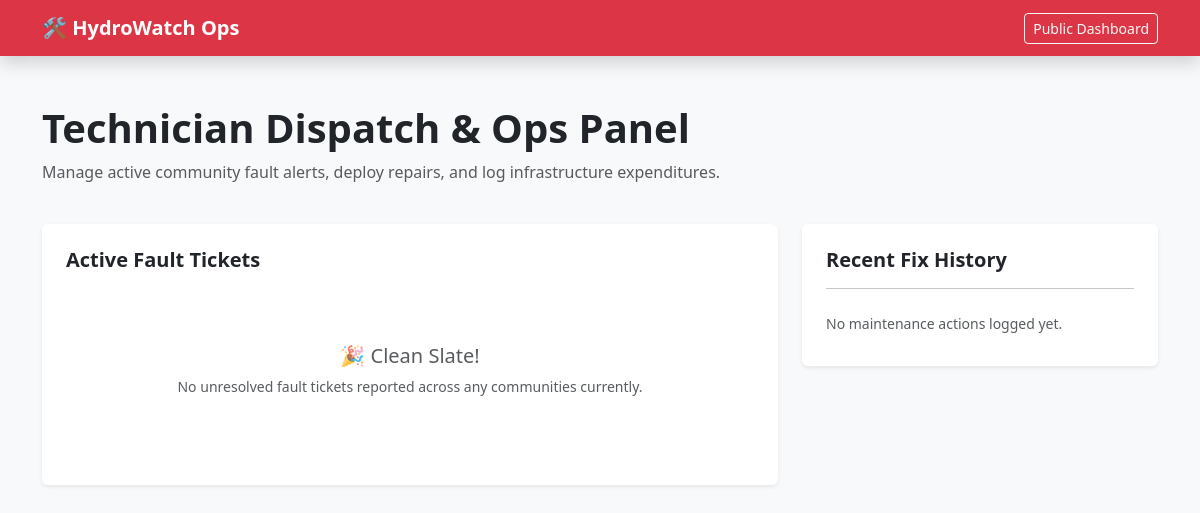
The app's page /tech/, older data.
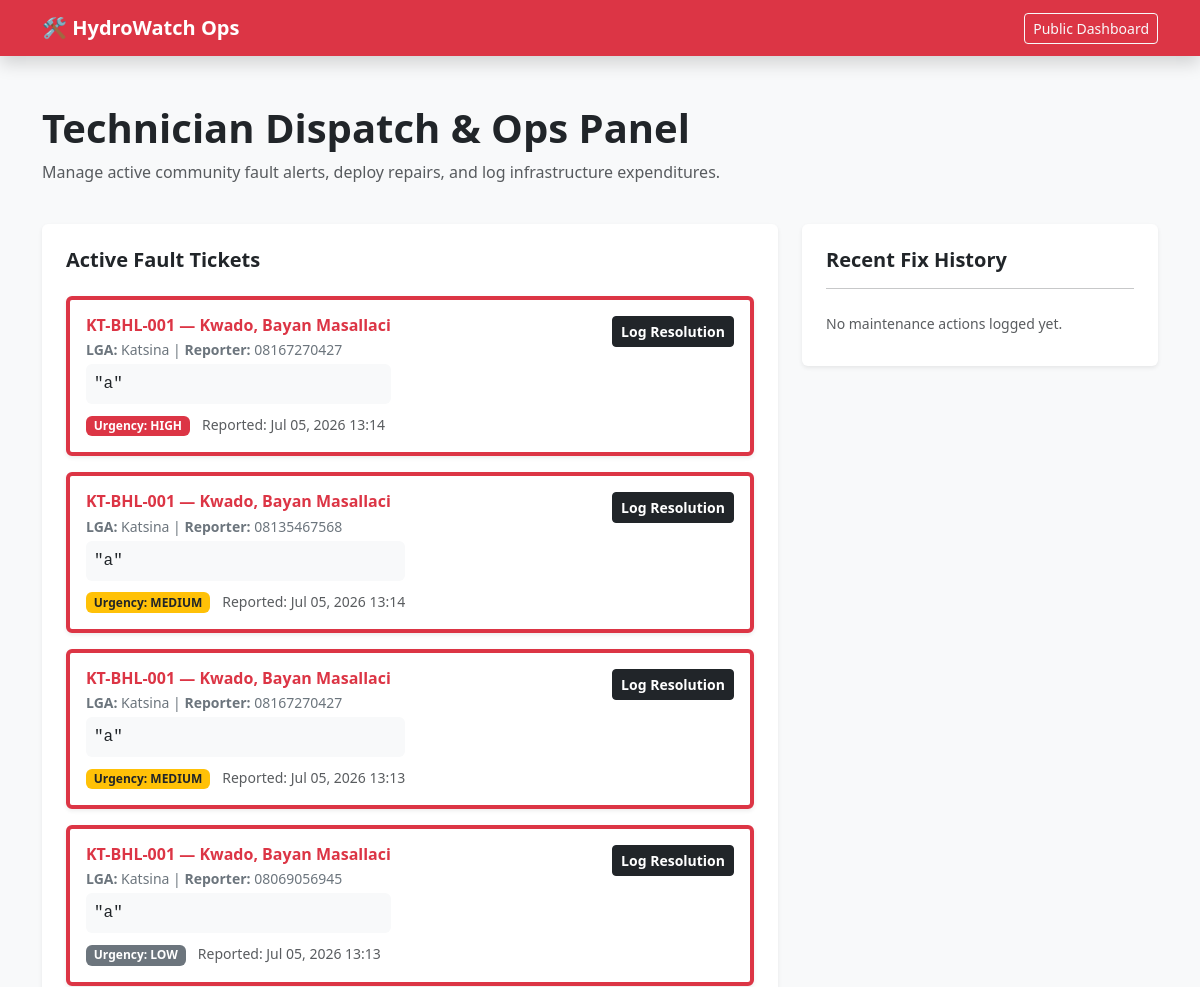
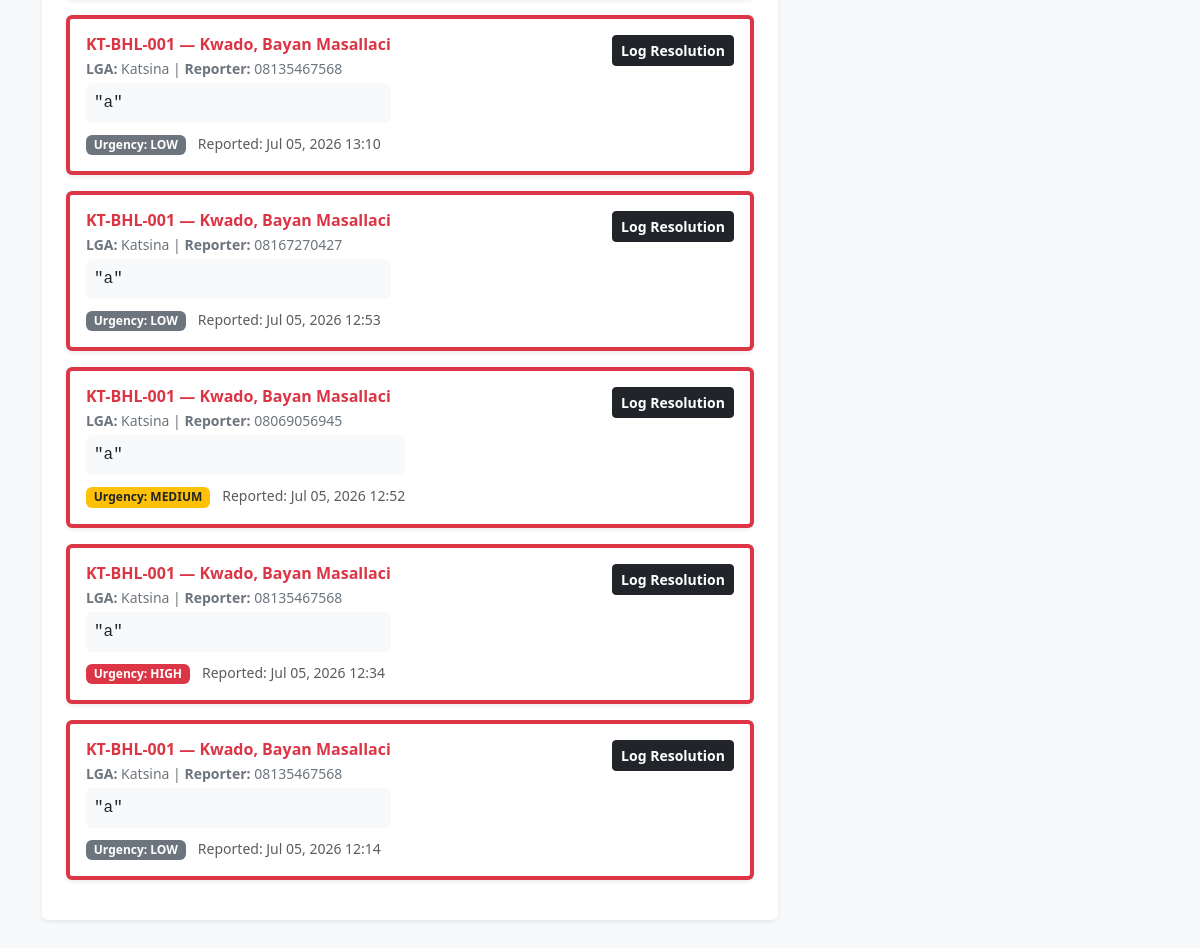
The same page, newer data (2 pictures, top to bottom).
### hydrowatch/models.py (models this page shows, shortened)
class FaultReport(models.Model):
    STATUS_CHOICES = [
        ('PENDING', 'Pending Assignment'),
        ('ASSIGNED', 'Technician Assigned'),
        ('FIXED', 'Repaired & Verified'),
        ('FAILED', 'Unresolved'),
	('DISPUTED', 'Disputed'),
    ]
    URGENCY_CHOICES = [
        ('LOW', 'Low (Minor leak)'),
        ('MEDIUM', 'Medium (Low pressure)'),
        ('HIGH', 'High (No water/Completely broken)'),
    ]
    water_point = models.ForeignKey(WaterPoint, on_delete=models.CASCADE, related_name='reports')
    reporter_phone = models.CharField(max_length=15)
    issue_description = models.TextField() # Keeps support for legacy queries
    urgency = models.CharField(max_length=10, choices=URGENCY_CHOICES, default='MEDIUM')
    status = models.CharField(max_length=15, choices=STATUS_CHOICES, default='PENDING')
    is_resolved = models.BooleanField(default=False) # Supporting legacy view toggles
    date_reported = models.DateTimeField(auto_now_add=True) # Supporting legacy filters
    created_at = models.DateTimeField(auto_now_add=True) # Supporting premium dashboard mappings
    assigned_technician = models.ForeignKey(Technician, on_delete=models.SET_NULL, null=True, blank=True)
    quoted_cost = models.DecimalField(max_digits=10, decimal_places=2, default=0.00, help_text="Total money paid by community")
    platform_fee_community = models.DecimalField(max_digits=10, decimal_places=2, default=0.00, help_text="Your earnings from community processing")
    platform_fee_technician = models.DecimalField(max_digits=10, decimal_places=2, default=0.00, help_text="Your earnings cut from the technician")
    is_paid_out = models.BooleanField(default=False, help_text="Has the technician been paid their net share?")

class WaterPoint(models.Model):
    STATUS_CHOICES = [
        ('FUNCTIONAL', 'Functional (Green)'),
        ('MAINTENANCE', 'Needs Maintenance (Yellow)'),
        ('BROKEN', 'Broken Down (Red)'),
    ]
    point_id = models.CharField(max_length=20, unique=True, help_text="Unique asset tag, e.g., HW-BHL-001")
    location_name = models.CharField(max_length=100)
    lga = models.CharField(max_length=50, verbose_name="LGA")
    state = models.CharField(max_length=50, default="Katsina")
    latitude = models.DecimalField(max_digits=9, decimal_places=6)
    longitude = models.DecimalField(max_digits=9, decimal_places=6)
    status = models.CharField(max_length=15, choices=STATUS_CHOICES, default='FUNCTIONAL')
    last_inspected = models.DateTimeField(auto_now=True)

### hydrowatch/views.py (the view, shortened to what this page needs)
# urls.py: path('tech/', views.technician_dashboard, name='technician_dashboard'),
def technician_dashboard(request):
    open_reports = FaultReport.objects.filter(is_resolved=False).order_by('-date_reported')
    past_logs = MaintenanceLog.objects.all().order_by('-date_resolved')[:5]
    context = {
        'open_reports': open_reports,
        'past_logs': past_logs,
    }
    return render(request, 'hydrowatch/technician.html', context)

### hydrowatch/templates/hydrowatch/technician.html (shortened to what this page needs)
<!DOCTYPE html>
<html lang="en">
<head>
    <link href="https://cdn.jsdelivr.net/npm/bootstrap@5.3.0/dist/css/bootstrap.min.css" rel="stylesheet">
</head>
<body class="bg-light">
    <nav class="navbar navbar-dark bg-danger shadow">
        <div class="container">
            <a class="navbar-brand fw-bold" href="/">🛠️ HydroWatch Ops</a>
            <a href="/" class="btn btn-outline-light btn-sm">Public Dashboard</a>
        </div>
    </nav>
    <div class="container my-5">
        <div class="row mb-4">
            <div class="col">
                <h1 class="fw-bold">Technician Dispatch & Ops Panel</h1>
                <p class="text-muted">Manage active community fault alerts, deploy repairs, and log infrastructure expenditures.</p>
            </div>
        </div>
        <div class="row g-4">
            <div class="col-lg-8">
                <div class="card shadow-sm border-0">
                    <div class="card-body p-4">
                        <h5 class="card-title mb-4 fw-bold text-dark">Active Fault Tickets</h5>
                        {% for report in open_reports %}
                        <div class="card mb-3 border-start border-danger border-4 shadow-sm">
                            <div class="card-body">
                                <div class="d-flex justify-content-between align-items-start">
                                    <div>
                                        <h6 class="fw-bold text-danger mb-1">{{ report.water_point.point_id }} — {{ report.water_point.location_name }}</h6>
                                        <p class="mb-1 text-secondary small"><strong>LGA:</strong> {{ report.water_point.lga }} | <strong>Reporter:</strong> {{ report.reporter_phone }}</p>
                                        <p class="mb-2 bg-light p-2 rounded text-dark italic font-monospace">"{{ report.issue_description }}"</p>
                                        <span class="badge {% if report.urgency == 'HIGH' %}bg-danger{% elif report.urgency == 'MEDIUM' %}bg-warning text-dark{% else %}bg-secondary{% endif %}">
                                            Urgency: {{ report.urgency }}
                                        </span>
                                        <small class="text-muted ms-2">Reported: {{ report.date_reported|date:"M d, Y H:i" }}</small>
                                    </div>
                                    <button type="button" class="btn btn-dark btn-sm fw-bold" data-bs-toggle="modal" data-bs-target="#repairModal{{ report.id }}">
                                        Log Resolution
                                    </button>
                                </div>
                            </div>
                        </div>
                        {% empty %}
                        <div class="text-center text-muted py-5">
                            <h5>🎉 Clean Slate!</h5>
                            <p class="small">No unresolved fault tickets reported across any communities currently.</p>
                        </div>
                        {% endfor %}
                    </div>
                </div>
            </div>
            <div class="col-lg-4">
                <div class="card shadow-sm border-0 mb-4">
                    <div class="card-body p-4">
                        <h5 class="card-title mb-3 fw-bold">Recent Fix History</h5>
                        <hr>
                        <ul class="list-group list-group-flush small">
                            {% for log in past_logs %}
                            <li class="list-group-item px-0">
                                <span class="text-success fw-bold">🔧 {{ log.report.water_point.point_id }}</span> Fixed!<br>
                                <span class="text-muted">By {{ log.technician_name }} | Cost: ₦{{ log.cost_incurred }}</span>
                            </li>
                            {% empty %}
                            <li class="list-group-item px-0 text-muted">No maintenance actions logged yet.</li>
                            {% endfor %}
                        </ul>
                    </div>
                </div>
            </div>
        </div>
    </div>
</body>
</html>

Row changes from the older to the newer data that the page shows:
added FaultReport: water_point.point_id "KT-BHL-001", water_point.location_name "Kwado, Bayan Masallaci", water_point.lga "Katsina", reporter_phone "08167270427", issue_description "a", urgency "HIGH", date_reported "Jul 05, 2026 13:14"
added FaultReport: water_point.point_id "KT-BHL-001", water_point.location_name "Kwado, Bayan Masallaci", water_point.lga "Katsina", reporter_phone "08135467568", issue_description "a", urgency "MEDIUM", date_reported "Jul 05, 2026 13:14"
added FaultReport: water_point.point_id "KT-BHL-001", water_point.location_name "Kwado, Bayan Masallaci", water_point.lga "Katsina", reporter_phone "08167270427", issue_description "a", urgency "MEDIUM", date_reported "Jul 05, 2026 13:13"
added FaultReport: water_point.point_id "KT-BHL-001", water_point.location_name "Kwado, Bayan Masallaci", water_point.lga "Katsina", reporter_phone "08069056945", issue_description "a", urgency "LOW", date_reported "Jul 05, 2026 13:13"
added FaultReport: water_point.point_id "KT-BHL-001", water_point.location_name "Kwado, Bayan Masallaci", water_point.lga "Katsina", reporter_phone "08135467568", issue_description "a", urgency "LOW", date_reported "Jul 05, 2026 13:10"
added FaultReport: water_point.point_id "KT-BHL-001", water_point.location_name "Kwado, Bayan Masallaci", water_point.lga "Katsina", reporter_phone "08167270427", issue_description "a", urgency "LOW", date_reported "Jul 05, 2026 12:53"
added FaultReport: water_point.point_id "KT-BHL-001", water_point.location_name "Kwado, Bayan Masallaci", water_point.lga "Katsina", reporter_phone "08069056945", issue_description "a", urgency "MEDIUM", date_reported "Jul 05, 2026 12:52"
added FaultReport: water_point.point_id "KT-BHL-001", water_point.location_name "Kwado, Bayan Masallaci", water_point.lga "Katsina", reporter_phone "08135467568", issue_description "a", urgency "HIGH", date_reported "Jul 05, 2026 12:34"
added FaultReport: water_point.point_id "KT-BHL-001", water_point.location_name "Kwado, Bayan Masallaci", water_point.lga "Katsina", reporter_phone "08135467568", issue_description "a", urgency "LOW", date_reported "Jul 05, 2026 12:14"
Text that changed along with them:
text no longer shown: "🎉 Clean Slate! No unresolved fault tickets reported across any communities currently."
